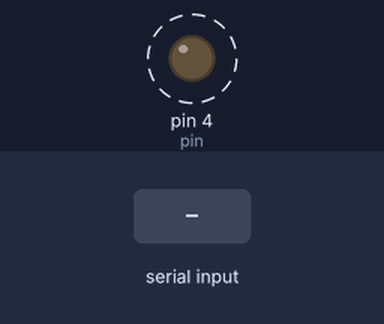
Bench run of a sketch on a simulated Arduino Uno, built with avr-gcc and run on an emulated ATmega328P. Parts: output pins drawn as LEDs (lit = HIGH). Dashed ring = blinking. The inputs (shaded band) are chosen by the test bench. What the sketch prints to the serial monitor is not drawn.

Above: at 1.2 s.
1.3 s: "90,45\n" received over Serial
3.5 s: "200\n" received over Serial
Timing chart, 0 to 11.5 s (numbered marks = the images above; inputs shaded):
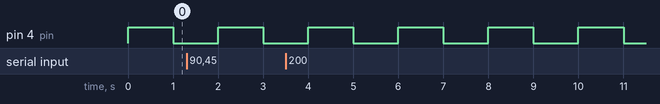

The sketch:

Arduino_Code_Serial.ino
```cpp
String incomingByte ;
int pin= 4;
void setup() {

  Serial.begin(115200);

  pinMode(pin, OUTPUT);

}
void loop() {

  if (Serial.available()) {

  incomingByte = Serial.readStringUntil('\n');
  float distance = incomingByte.toFloat();
    if(distance>=100.0)
    {
      digitalWrite(pin, HIGH);
      Serial.println("ON");
    }
    else
    {
      digitalWrite(pin, LOW);
      Serial.println("OFF");
    }
  }
  else
  {
    digitalWrite(pin, HIGH);  // turn the LED on (HIGH is the voltage level)
    delay(1000);                      // wait for a second
    digitalWrite(pin, LOW);   // turn the LED off by making the voltage LOW
    delay(1000);
  }

  }
```

Measured:
- by itself, pin 4 (pin): alternates HIGH for 1.0 s and LOW for 1.0 s
